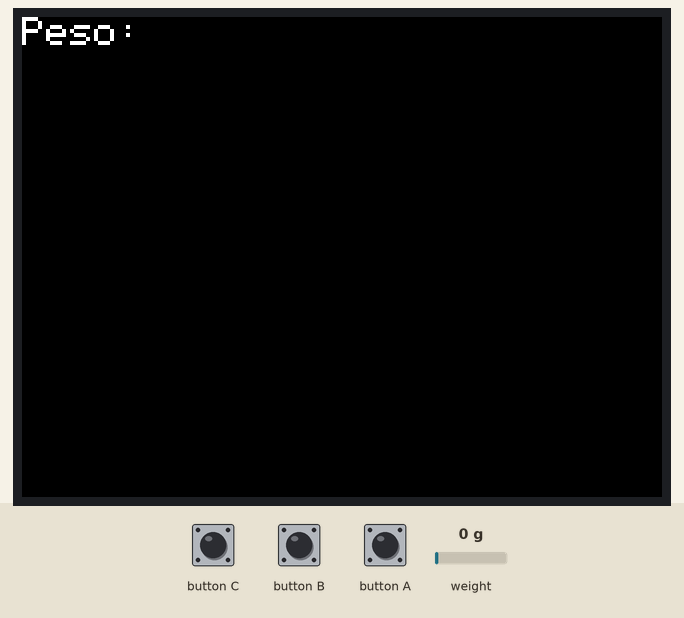
Recording of a sketch running on a simulated ESP32. Shown: 320×240 colour display. The test bench sets the inputs (shaded band); at power-on: weight on the scale 0 g. What the sketch prints to the serial monitor is not drawn.

Above: at 4.9 s.
5.0 s: weight on the scale set to 100 g
At 9.4 s:
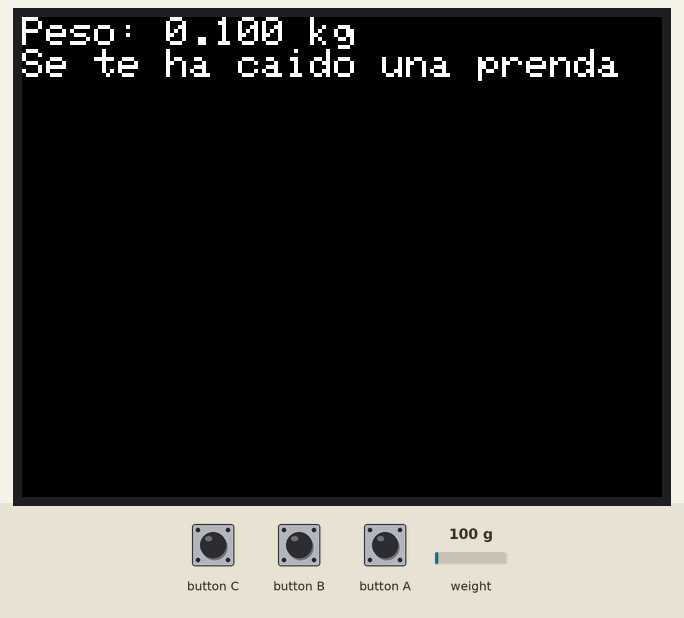
16.4 s: weight on the scale set to 1250 g
At 20.6 s:
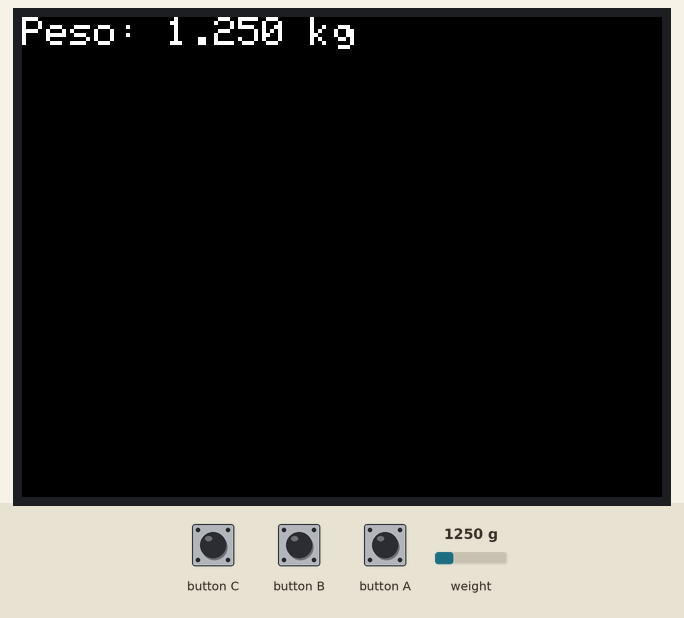
23.0 s: weight on the scale set to 2500 g
At 28.4 s:
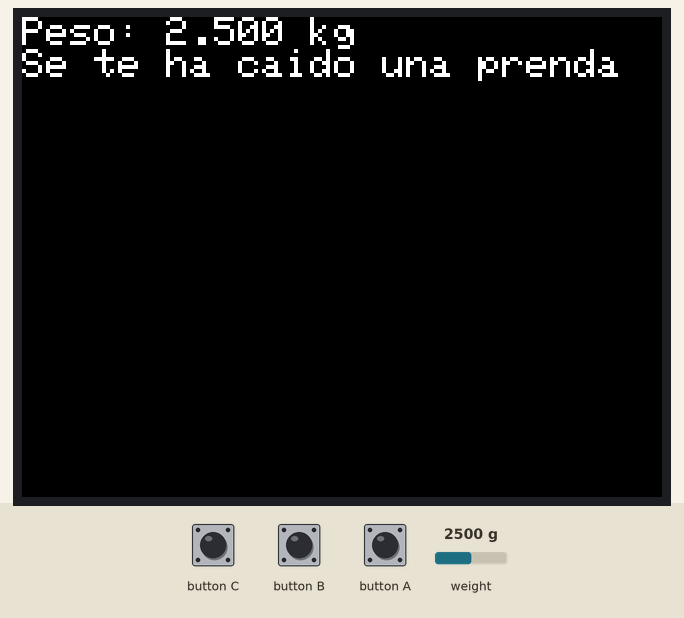
Timing chart, 0 to 29.9 s (numbered marks = the images above; inputs shaded):
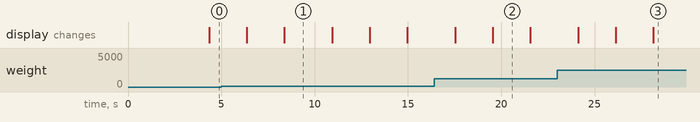

Measured:
- after the input at 5.0 s, the display: first changes after 1.4 s (image 1 shows a later state)
- what the display in image 1 shows lasts 2.5 s, from 8.4 s to 10.9 s
- what the display in image 2 shows lasts 2.1 s, from 19.5 s to 21.6 s

The sketch:

SensorPesoCalibrado.ino
```cpp
#include "HX711.h"
#include <M5Stack.h>

const int DOUT=5;
const int CLK=G2;

HX711 balanza;

void setup() {
  M5.begin(true,false,true);
  M5.Lcd.setTextSize(3);
  M5.Lcd.printf("Conexión con M5Stack realizada.");
  Serial.begin(9600);
  balanza.begin(DOUT, CLK);
  Serial.print("Lectura del valor del ADC:  ");
  Serial.println(balanza.read());
  Serial.println("No ponga ningun  objeto sobre la balanza");
  Serial.println("Destarando...");
  Serial.println("...");
  balanza.set_scale(195700.00*2); // Establecemos la escala
  balanza.tare(20);  //El peso actual es considerado Tara.

  Serial.println("Listo para pesar");
}

void loop() {
  M5.Lcd.setCursor(0,0);
  Serial.print("Peso: ");
  Serial.print(balanza.get_units(20),3);
  Serial.println(" kg");
  M5.Lcd.clear();
  M5.Lcd.setTextSize(2);
  M5.Lcd.print("Peso: ");
  M5.Lcd.print(balanza.get_units(20),3);
  M5.Lcd.println(" kg");
  if(balanza.get_units(20) > 0.01){
    M5.Lcd.print("Se te ha caido una prenda");
  }
  M5.update();
  delay(500);
}
```
